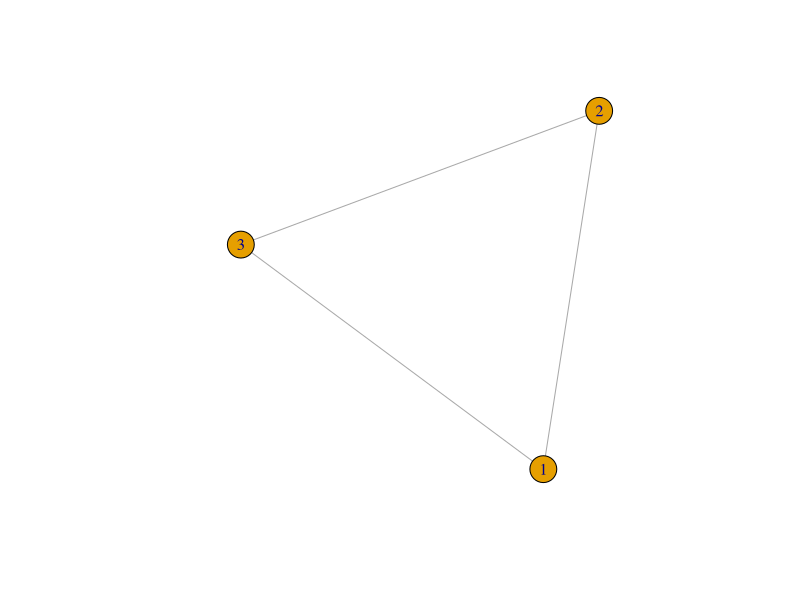
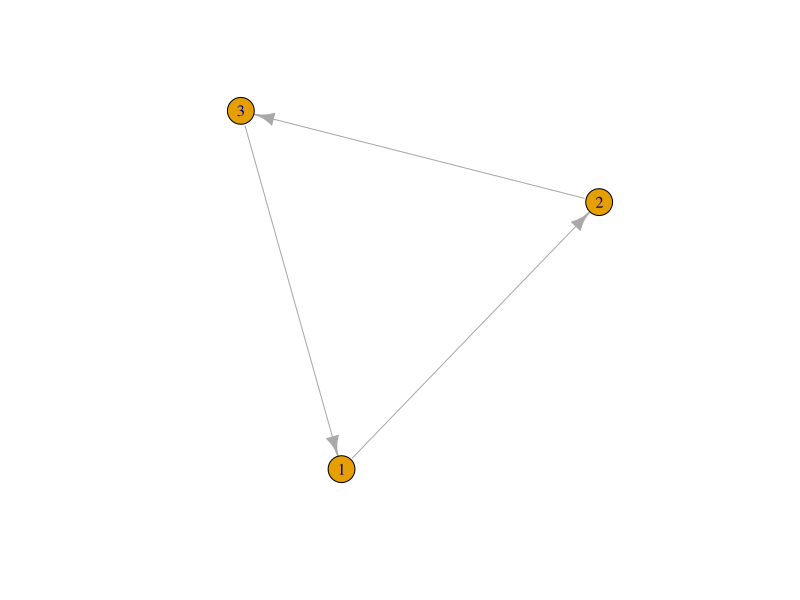
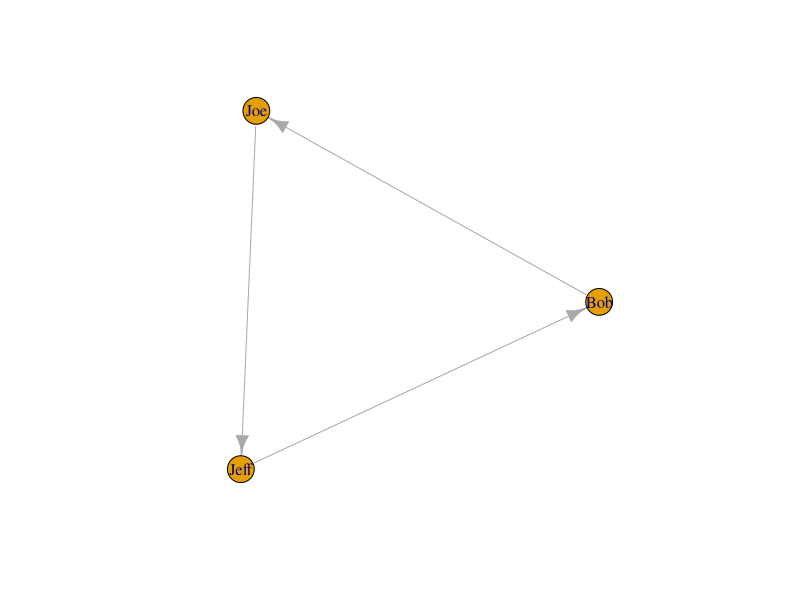
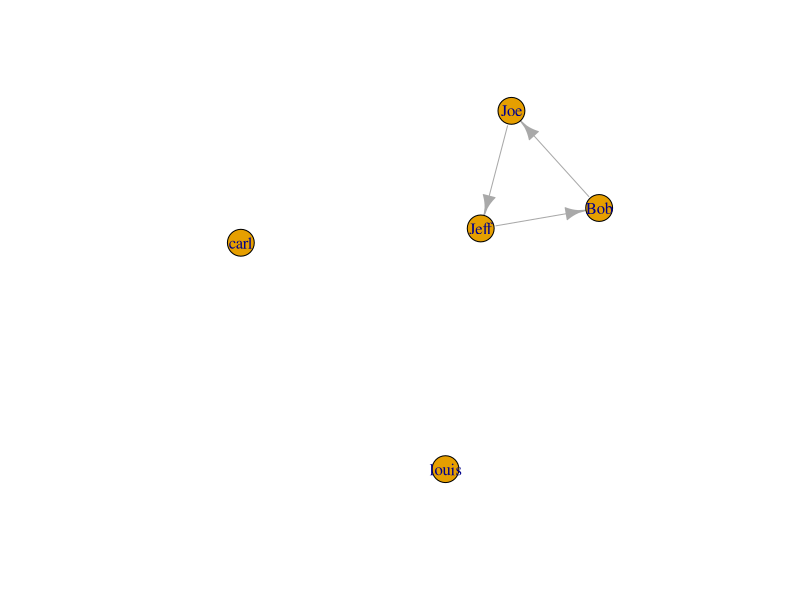
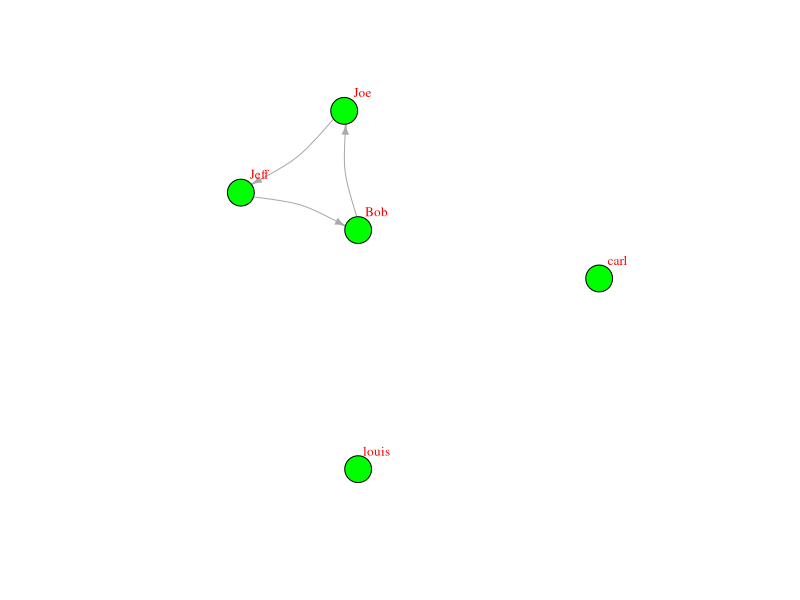
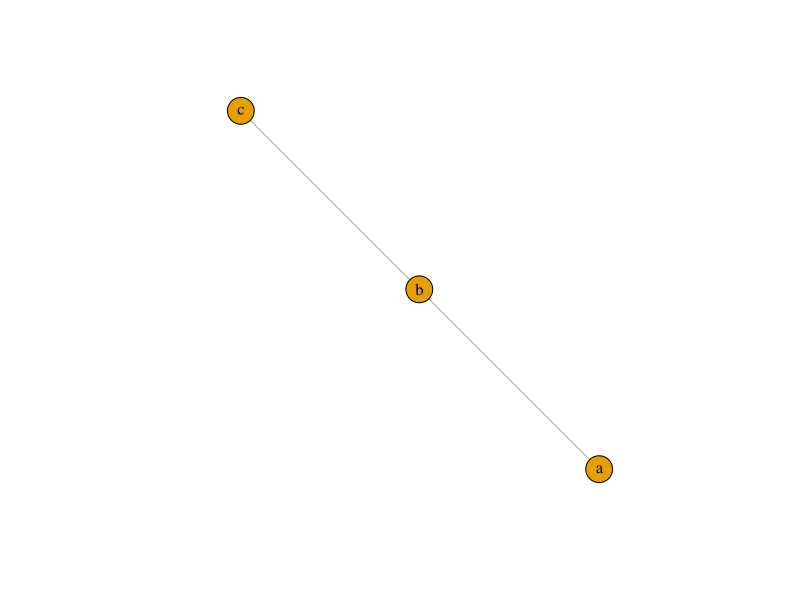
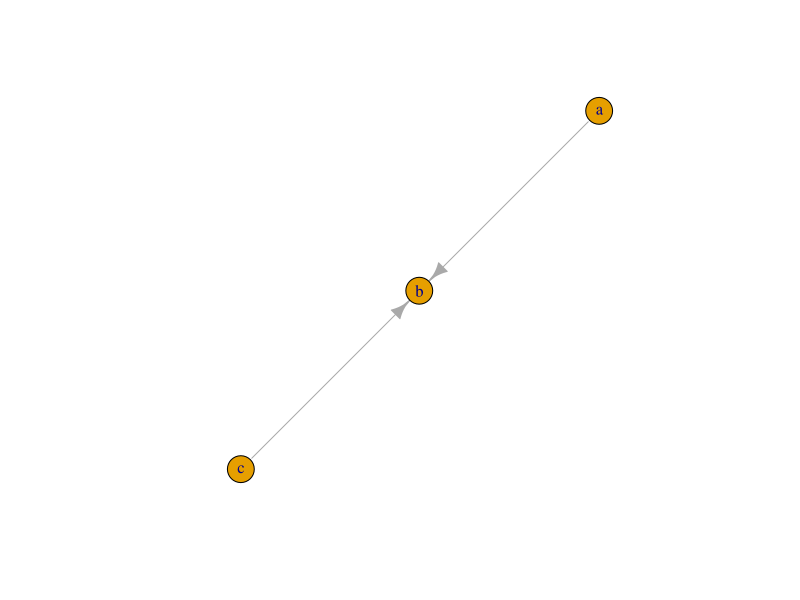
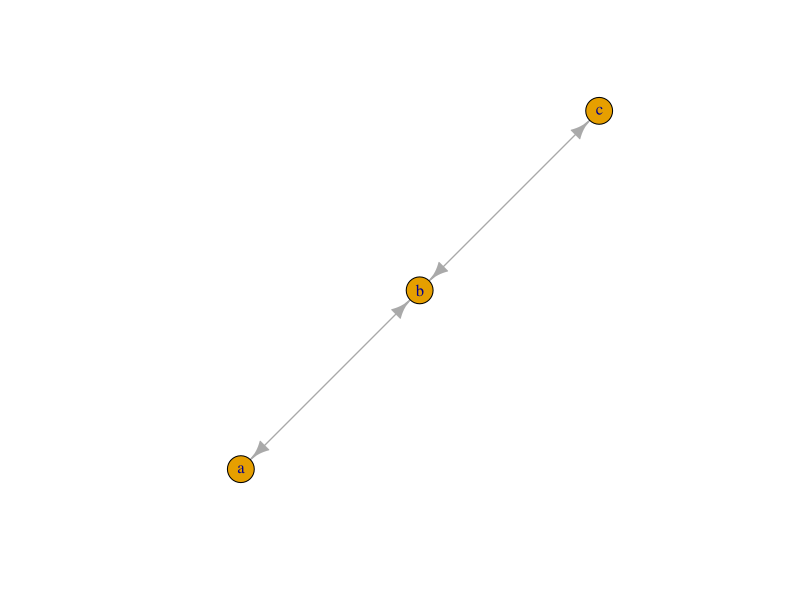

R code for these plots, in order: (Note: this script raises an error after producing the figures.)
### INTRODUCTION TO THE USE OF IGRAPH ###
#this is just a series of examples you can use or try
#use and import in R studio to try



### BASIC OPERATION ###

## Load Igraph package
library(igraph)

#make a ring graph
g <- make_ring(10)

#to see the edges of the graph
print_all(g)

#undirected graph
g <- graph( edges=c(1,2, 2,3, 3, 1), n=3, directed=F ) 
plot(g)

#directed graph
g <- graph( edges=c(1,2, 2,3, 3, 1), n=3, directed=T ) 
plot(g)

#class of the object
class(g)

#print the graph
g


#named vertex
g <- graph( c("Bob", "Joe", "Joe", "Jeff", "Jeff", "Bob")) 
#we do not need the number of the nodes, it infer by itself
plot(g)
g

g <- graph( c("Bob", "Joe", "Joe", "Jeff", "Jeff", "Bob"),
            isolates = c("carl", "louis"))
plot(g)

#a more complex plotting
plot(g, edge.arrow.size=.5, 
     vertex.color="green", #color of vertex
     vertex.size=15, #size vertex
     vertex.frame.color="black", #border vertex color
     vertex.label.color="red", #vertex label
     vertex.label.cex=0.8, 
     vertex.label.dist=2, 
     edge.curved=0.2)  #edge are curved

#alternative system
#notice that here the grammar is different
# - undirected graph
# +- for directed source
# -+ for directed target
# ++ symmetric relationship
# : set of vertices

plot(graph_from_literal(a---b, b---c))
plot(graph_from_literal(a--+b, b+--c))
plot(graph_from_literal(a+-+b, b+-+c)) 
plot(graph_from_literal(a:b:c---c:d:e))
g <- graph_from_literal(a-b-c-d-e-f, a-g-h-b, h-e:f:i, j)
plot(g)

# attributes for edges and nodes
#the edges
#you can print all the edges or manipulate them
E(g)
#vertex
V(g)
#get adiacency matrix
g[]
#you can subset the matrix
g[2,]

#the name attribute is automatically generated when you
# create the graph
V(g)$name

#assigning new attributes
#we are assigning a new attribute to the node
#arbitrary attribute named tyep_vertex
V(g)$type_vertex<-c("bla", "bla bla", "bla", "bla bla", "bla", "bla bla",
                    "bla", "bla bla", "bla", "bla bla")


#we are assigning the same attribute to all the edges here
E(g)$weight <- 8

#attributes of the graoh
graph_attr(g)

#set attributes 
g <- set_graph_attr(g, "something", "bla bla bla")
g <- set_edge_attr(g, "something edge", "bla bla bla")
g <- set_vertex_attr(g, "something vertex", "bla bla bla")

#delete attribute
g <- delete_graph_attr(g, "something")


#other type of graph
#Empty graph
g <- make_empty_graph(20)
plot(g, vertex.size=10, vertex.label=NA)

#full graph
g <- make_full_graph(20)
plot(g, vertex.size=10, vertex.label=NA)

#star graph
g <- make_star(20)
plot(g, vertex.size=10, vertex.label=NA)


#a tree
g <- make_tree(40, children = 3, mode = "undirected")
plot(g, vertex.size=10, vertex.label=NA)

g <- make_tree(40, children = 3, mode = "out")
plot(g, vertex.size=10, vertex.label=NA)

g <- make_tree(40, children = 3, mode = "in")
plot(g, vertex.size=10, vertex.label=NA)


#ring graph
g <- make_ring(40)
plot(g, vertex.size=10, vertex.label=NA)


#Erdos-Renyi random graph model
#n number of nodes
#m number of edges
g <- sample_gnm(n=100, m=60) 

plot(g, vertex.size=6, vertex.label=NA)  

#Watts-Strogatz small-world model
g <- sample_smallworld(dim=2, size=10, nei=1, p=0.2)
plot(g, vertex.size=6, vertex.label=NA, 
     layout=layout_in_circle)


#Barabasi-Albert preferential attachment model for scale-free graphs
g <-  sample_pa(n=100, power=1, m=1,  directed=F)
plot(g, vertex.size=6, vertex.label=NA)

# the Zachary carate club
#historical graph
g <- graph("Zachary") 
plot(g, vertex.size=10, vertex.label=NA)



#plot layaout
g <- sample_pa(80) 
V(g)$size <- 8
V(g)$frame.color <- "white"
V(g)$color <- "orange"
V(g)$label <- "" 
E(g)$arrow.mode <- 0
plot(g)

#layout random
plot(g, layout=layout_randomly)

#layout in circle
plot(g, layout=layout_in_circle)

#layout in sphere
plot(g, layout=layout_on_sphere)


# Fruchterman Reingold
plot(g, layout=layout_with_fr)

#Kamada Kawai
plot(g, layout=layout_with_kk)

#LGL algorithm
plot(g, layout=layout_with_lgl)



#plotting more than one graph
par(mfrow=c(2,2), mar=c(0,0,0,0))  

plot(g, layout=layout_with_fr)
plot(g, layout=layout_with_fr)
plot(g, layout=layout_on_sphere)
plot(g, layout=layout_on_sphere)

dev.off()

#rescaling
l <- layout_with_fr(g)

l <- norm_coords(l, ymin=-1, ymax=1, xmin=-1, xmax=1)

par(mfrow=c(2,2), mar=c(0,0,0,0))
plot(g, rescale=F, layout=l*0.4)
plot(g, rescale=F, layout=l*0.6)
plot(g, rescale=F, layout=l*0.8)
plot(g, rescale=F, layout=l*1.0)

dev.off()


## visualize all the layouts
#all the available layout
layouts <- grep("^layout_", ls("package:igraph"), value=TRUE)[-1] 
par(mfrow=c(3,3), mar=c(1,1,1,1))


layouts <- layouts[!grepl("bipartite|merge|norm|sugiyama|tree", layouts)]

for (layout in layouts) {
  
  print(layout)
  
  l <- do.call(layout, list(g)) 
  
  plot(g, edge.arrow.mode=0, layout=l, main=layout) }

dev.off()


#graph properties
#proportion of all the edges over the possible ones
edge_density(g, loops=F)

#transitivity
transitivity(g, type="global")

#diameter
diameter(g, directed=F, weights=NA)

#node degree
deg <- degree(g, mode="all")
plot(g, vertex.size=deg*3)

hist(deg, breaks=1:vcount(g)-1, 
     main="node degree")

#degree distribution
deg.dist <- degree_distribution(g, cumulative=T, mode="all")

plot( x=0:max(deg), y=1-deg.dist, pch=19, cex=1.2, 
      col="orange", 
      xlab="Degree", ylab="Cumulative Frequency")


#centrality measures

#degree centrality
degree(g, mode="in")

centr_degree(g, mode="in", normalized=T)

#closeness centrality
closeness(g, mode="all", weights=NA) 

centr_clo(g, mode="all", normalized=T) 


#eigen vectore centrality
eigen_centrality(g, directed=T, weights=NA)

centr_eigen(g, directed=T, normalized=T) 


#betweeneness centrality
betweenness(g, directed=T, weights=NA)

edge_betweenness(g, directed=T, weights=NA)

centr_betw(g, directed=T, normalized=T)


#distance and path
mean_distance(g, directed=F)
mean_distance(g, directed=T)

#the length all the shortest path
distances(g)


#clusetering
ceb <- cluster_edge_betweenness(g) 

dendPlot(ceb, mode="hclust")
plot(ceb, g) 

# based on propagating labels
clp <- cluster_label_prop(g)

plot(clp, g)

#greedy optimization of modularity
cfg <- cluster_fast_greedy(as.undirected(g))

plot(cfg, as.undirected(g))


#K-core decomposition
kc <- coreness(g, mode="all")

plot(g, vertex.size=kc*6, vertex.label=kc, vertex.color=colrs[kc])

####

#code inspired by:
#https://kateto.net/networks-r-igraph


